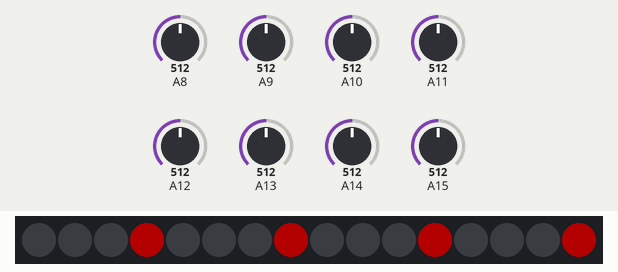
Simulated run of this sketch. Board: Arduino Mega 2560, built with avr-gcc and run on an emulated ATmega2560. Shown: 16 RGB LEDs in strip order, left to right. The inputs (shaded band) are chosen by the test bench; at power-on: A15 = 512, A8 = 512, A9 = 512, A10 = 512, A11 = 512, A12 = 512, A13 = 512, A14 = 512. Dim RGB values are drawn brighter than linear; MIDI output is not drawn.

Above: at 1.2 s.
1.3 s: A15 set to 530
At 1.44 s:
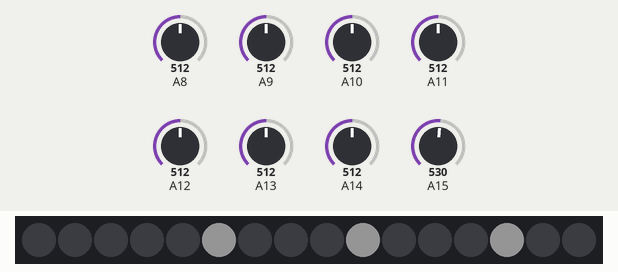
3.1 s: A15 set to 496
At 3.35 s:
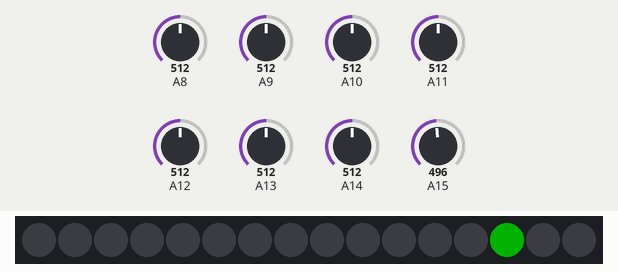
5.0 s: A15 set to 306
At 5.06 s:
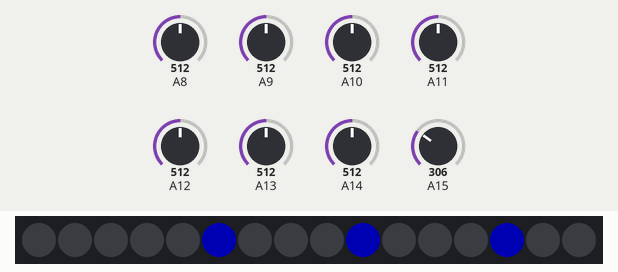

Measured:
- the behaviour switches between 509 and 508 on A15 (found by bisection; images 1 and 2)
- after the input at 1.3 s, the LEDs: change after 0.09 s (image 1)
- after the input at 3.1 s, the LEDs: first change after 0.10 s (image 2 shows a later state)
- after the input at 5.0 s, the LEDs: change at once (image 3)

The sketch:

AImusic.ino
```cpp
#include <Adafruit_NeoPixel.h>
#define PIN   7
#define NUMPIXELS 16
Adafruit_NeoPixel pixels(NUMPIXELS, PIN, NEO_GRB + NEO_KHZ800);

#include <MIDI.h>
MIDI_CREATE_INSTANCE(HardwareSerial, Serial1, MIDI);

int hall1;
int hall2;
int hall3;
int hall4;
int hall5;
int hall6;
int hall7;
int hall8;

int brightnessR = 20;
int brightnessG = 20;
int brightnessB = 20;

unsigned long currentMillis;
long previousMillis = 0;    // set up timers
long interval = 10;        // time constant for timer
long previousSafetyMillis;    // timer to check the data is there or stop on safties

int stepFlag = 0;
long previousStepMillis = 0;
int stepStartFlag = 0;
int top;

int noteFlag1 = 0;
int noteFlag2 = 0;
int noteFlag3 = 0;
int noteFlag4 = 0;
int noteFlag5 = 0;

int trigger1Value = 400;
int pitchShift = 0;

int controller1;
int controller1Prev;
int controller2;
int controller2Prev;

void setup() {
  Serial.begin(115200);
  pixels.begin();

  MIDI.begin(MIDI_CHANNEL_OMNI);
}

void loop() {

  currentMillis = millis();
  if (currentMillis - previousMillis >= 10) {  // start timed event

      previousMillis = currentMillis;

      if (currentMillis - previousStepMillis > 100) {
            previousStepMillis = currentMillis;
            if (top == 0) {
              stepFlag = stepFlag + 1;
            }
            else if (top == 1) {
              stepFlag = stepFlag - 1;
            }
            pixels.clear();
            pixels.setPixelColor(stepFlag, pixels.Color(brightnessR, brightnessG, brightnessB));
            pixels.setPixelColor(stepFlag + 4, pixels.Color(brightnessR, brightnessG, brightnessB));
            pixels.setPixelColor(stepFlag + 8, pixels.Color(brightnessR, brightnessG, brightnessB));
            pixels.setPixelColor(stepFlag - 4, pixels.Color(brightnessR, brightnessG, brightnessB));
            pixels.setPixelColor(stepFlag - 8, pixels.Color(brightnessR, brightnessG, brightnessB));
            pixels.setPixelColor(stepFlag - 16, pixels.Color(brightnessR, brightnessG, brightnessB));
            pixels.setPixelColor(stepFlag + 16, pixels.Color(brightnessR, brightnessG, brightnessB));
            pixels.show();
            if (stepFlag == 30) {
              top = 1;
            }
            else if (stepFlag == 0) {
              top = 0;
            }
      }

      hall1 = analogRead(A8);
      hall2 = analogRead(A9);
      hall3 = analogRead(A10);
      hall4 = analogRead(A11);
      hall5 = analogRead(A12);
      hall6 = analogRead(A13);
      hall7 = analogRead(A14);
      hall8 = analogRead(A15);

      /*
      Serial.print(hall1);
      Serial.print(" , ");
      Serial.print(hall2);
      Serial.print(" , ");
      Serial.print(hall3);
      Serial.print(" , ");
      Serial.print(hall4);
      Serial.print(" , ");
      Serial.print(hall5);
      Serial.print(" , ");
      Serial.print(hall6);
      Serial.print(" , ");
      Serial.print(hall7);
      Serial.print(" , ");
      Serial.println(hall8);
      */


      // pitch shift

      if (hall8 > 516) {
        pitchShift = 0;
        brightnessR = 20;
        brightnessG = 20;
        brightnessB = 20;
      }

      else if (hall8 < 520 && hall8 > 510) {
        pitchShift = 12;
        brightnessR = 60;
        brightnessG = 0;
        brightnessB = 0;
      }
      else if (hall8 < 509 && hall8 > 490) {
        pitchShift = 24;
        brightnessR = 0;
        brightnessG = 60;
        brightnessB = 0;
      }
      else if (hall8 < 489 && hall8 > 0) {
        pitchShift = 36;
        brightnessR = 0;
        brightnessG = 0;
        brightnessB = 60;
      }

      // controllers

      controller1 = map(hall6,250,520,0,127);
      controller1 = constrain(controller1,0,127);
      if (controller1 != controller1Prev) {
          MIDI.sendControlChange(2, controller1, 1);
      }
      controller1Prev = controller1;


      controller2 = map(hall7,265,520,0,127);
      controller2 = constrain(controller2,0,127);
      if (controller2 != controller2Prev) {
          MIDI.sendControlChange(3, controller2, 1);
      }
      controller2Prev = controller2;


      // note 1

      if (hall4 < trigger1Value && noteFlag1 == 0) {
        MIDI.sendNoteOn(30 + pitchShift, 127, 1);    // Send a Note (pitch 42, velo 127 on channel 1)
        noteFlag1 = 1;
      }
      else if (hall4 > trigger1Value+1 && noteFlag1 == 1) {
        MIDI.sendNoteOff(30, 0, 1);     // Stop the note
        MIDI.sendNoteOff(30 + 12, 0, 1);     // Stop the note
        MIDI.sendNoteOff(30 + 24, 0, 1);     // Stop the note
        MIDI.sendNoteOff(30 + 36, 0, 1);     // Stop the note
        noteFlag1 = 0;
      }

      // note 2

      if (hall1 < trigger1Value && noteFlag2 == 0) {
        MIDI.sendNoteOn(33 + pitchShift, 127, 1);    // Send a Note (pitch 42, velo 127 on channel 1)
        noteFlag2 = 1;
      }
      else if (hall1 > trigger1Value+1 && noteFlag2 == 1) {
        MIDI.sendNoteOff(33, 0, 1);     // Stop the note
        MIDI.sendNoteOff(33 + 12, 0, 1);     // Stop the note
        MIDI.sendNoteOff(33 + 24, 0, 1);     // Stop the note
        MIDI.sendNoteOff(33 + 36, 0, 1);     // Stop the note

        noteFlag2 = 0;
      }

      // note 3

      if (hall5 < trigger1Value && noteFlag3 == 0) {
        MIDI.sendNoteOn(35 + pitchShift, 127, 1);    // Send a Note (pitch 42, velo 127 on channel 1)
        noteFlag3 = 1;
      }
      else if (hall5 > trigger1Value+1 && noteFlag3 == 1) {
        MIDI.sendNoteOff(35, 0, 1);     // Stop the note
        MIDI.sendNoteOff(35 + 12, 0, 1);     // Stop the note
        MIDI.sendNoteOff(35 + 24, 0, 1);     // Stop the note
        MIDI.sendNoteOff(35 + 36, 0, 1);     // Stop the note

        noteFlag3 = 0;
      }

      // note 4

      if (hall2 < trigger1Value && noteFlag4 == 0) {
        MIDI.sendNoteOn(36 + pitchShift, 127, 1);    // Send a Note (pitch 42, velo 127 on channel 1)
        noteFlag4 = 1;
      }
      else if (hall2 > trigger1Value+1 && noteFlag4 == 1) {
        MIDI.sendNoteOff(36, 0, 1);     // Stop the note
        MIDI.sendNoteOff(36 + 12, 0, 1);     // Stop the note
        MIDI.sendNoteOff(36 + 24, 0, 1);     // Stop the note
        MIDI.sendNoteOff(36 + 36, 0, 1);     // Stop the note

        noteFlag4 = 0;
      }

      // note 5

      if (hall3 < trigger1Value && noteFlag5 == 0) {
        MIDI.sendNoteOn(37 + pitchShift, 127, 1);    // Send a Note (pitch 42, velo 127 on channel 1)
        noteFlag5 = 1;
      }
      else if (hall3 > trigger1Value+1 && noteFlag5 == 1) {
        MIDI.sendNoteOff(37, 0, 1);     // Stop the note
        MIDI.sendNoteOff(37 + 12, 0, 1);     // Stop the note
        MIDI.sendNoteOff(37 + 24, 0, 1);     // Stop the note
        MIDI.sendNoteOff(37 + 36, 0, 1);     // Stop the note

        noteFlag5 = 0;
      }

  } // end of timed loop


}
```
